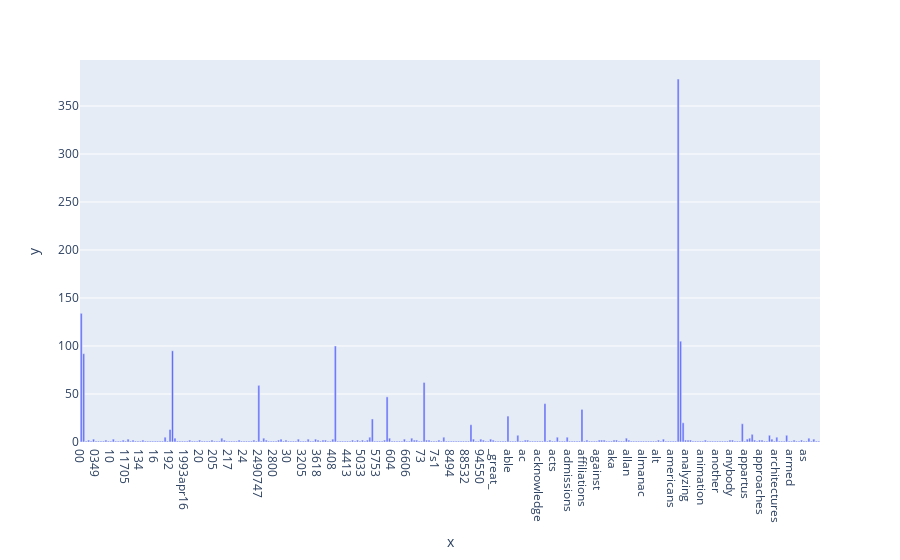

This figure's notebook cell:
### Code cell
# Answer here
import plotly.express as px
px.bar(x=count_vect.get_feature_names()[:300], y=term_frequencies[:300])

### Figure 1 — Plotly figure (JSON) as saved in the notebook; plotly's stock layout.template omitted (floating-point values rounded to 4 significant figures; data arrays with more than 128 entries replaced by an {"elided": "..."} marker saying what was removed)
{"data": [{"alignmentgroup": "True", "hovertemplate": "x=%{x}<br>y=%{y}<extra></extra>", "legendgroup": "", "marker": {"color": "#636efa", "pattern": {"shape": ""}}, "name": "", "offsetgroup": "", "orientation": "v", "showlegend": false, "textposition": "auto", "type": "bar", "x": {"elided": "300 str values"}, "xaxis": "x", "y": {"elided": "300 int values"}, "yaxis": "y"}], "layout": {"barmode": "relative", "legend": {"tracegroupgap": 0}, "margin": {"t": 60}, "xaxis": {"anchor": "y", "domain": [0, 1], "title": {"text": "x"}}, "yaxis": {"anchor": "x", "domain": [0, 1], "title": {"text": "y"}}}}
